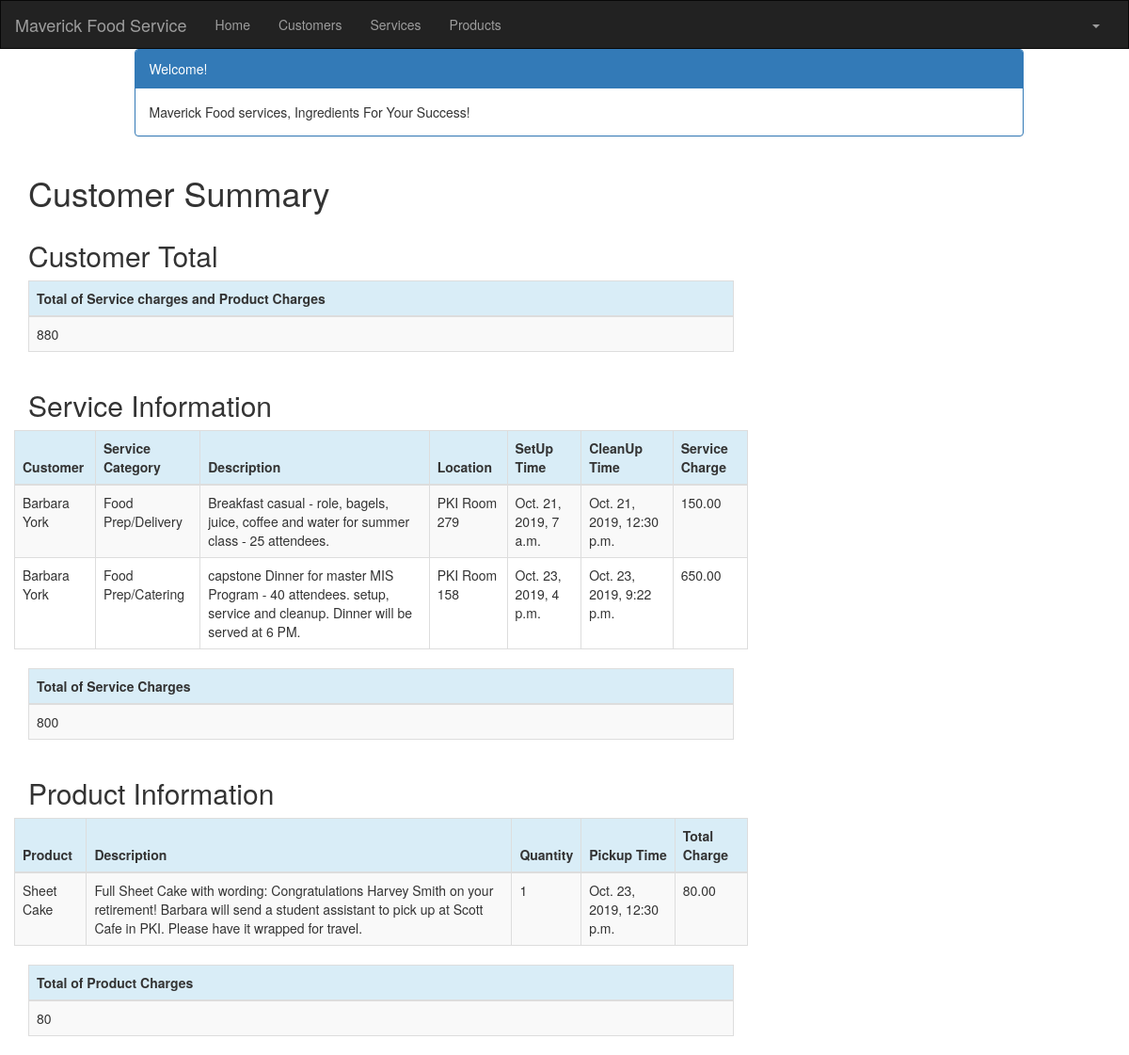
The page /customer/1/summary/ (signed in) on the database its author committed.
### crm/models.py (models this page shows, shortened)
class Service(models.Model):
    cust_name = models.ForeignKey(Customer, on_delete=models.CASCADE, related_name='services')
    service_category = models.CharField(max_length=100)
    description = models.TextField()
    location = models.CharField(max_length=200)
    setup_time = models.DateTimeField( default=timezone.now)
    cleanup_time = models.DateTimeField( default=timezone.now)
    service_charge = models.DecimalField(max_digits=10, decimal_places=2)
    created_date = models.DateTimeField( default=timezone.now)
    updated_date = models.DateTimeField(auto_now_add=True)

class Customer(models.Model):
    cust_name = models.CharField(max_length=50)
    organization = models.CharField(max_length=100, blank=True)
    role = models.CharField(max_length=100)
    email = models.EmailField(max_length=100)
    bldgroom = models.CharField(max_length=100)
    address = models.CharField(max_length=200)
    account_number = models.IntegerField(blank=False, null=False)
    city = models.CharField(max_length=50)
    state = models.CharField(max_length=50)
    zipcode = models.CharField(max_length=10)
    phone_number = models.CharField(max_length=50)
    created_date = models.DateTimeField(default=timezone.now)
    updated_date = models.DateTimeField(auto_now_add=True)
    def __str__(self):
        return str(self.cust_name)

class Product(models.Model):
    cust_name = models.ForeignKey(Customer, on_delete=models.CASCADE, related_name='products')
    product = models.CharField(max_length=100)
    p_description = models.TextField()
    quantity = models.IntegerField()
    pickup_time = models.DateTimeField( default=timezone.now)
    charge = models.DecimalField(max_digits=10, decimal_places=2)
    created_date = models.DateTimeField( default=timezone.now)
    updated_date = models.DateTimeField(auto_now_add=True)

### crm/views.py (the view)
# urls.py: path('customer/<int:pk>/summary/', views.summary, name='summary'),
@login_required
def summary(request, pk):
    customer = get_object_or_404(Customer, pk = pk)
    customers = Customer.objects.filter(created_date__lte = timezone.now())
    services = Service.objects.filter(cust_name = pk)
    products = Product.objects.filter(cust_name = pk)
    sum_service_charge = Service.objects.filter(cust_name = pk).aggregate(Sum('service_charge'))
    sum_product_charge = Product.objects.filter(cust_name = pk).aggregate(Sum('charge'))
    return render(request, 'crm/summary.html', {
        'customers': customers,
        'products': products,
        'services': services,
        'sum_service_charge': sum_service_charge,
        'sum_product_charge': sum_product_charge,
})

### crm/templates/crm/summary.html
{% extends 'crm/base.html' %}{% block content %}{% load mathfilters %} {% load humanize %}
<div class="container">
    <div class="row">
        <div class="col-md-10 col-md-offset-1">
            <div class="panel panel-primary">
                <div class="panel-heading">Welcome!</div>
                <div class="panel-body">
                    Maverick Food services, Ingredients For Your Success!
                </div>
            </div>
        </div>
    </div>
</div>
<div class="row">
    <h1 style="padding-left: 15Px">Customer Summary</h1>
</div>
    <div class="row">
        <h2 style="padding-left: 15Px">Customer Total</h2>
    </div>
 <table class="table table-striped table-bordered table-hover">
        <thead>
            <tr class="bg-info">
                <th>Total of Service charges and Product Charges</th>
            </tr>
        </thead>
        <tbody>
            <tr>
                <td> {% load l10n %}
                     {% localize on %}
                    {{sum_service_charge.service_charge__sum|add:sum_product_charge.charge__sum | intcomma}}</td>
                    {% endlocalize %}
            </tr>
        </tbody>
    </table>
    <div class="row">
        <h2 style="padding-left: 15Px">Service Information</h2>
    </div>
    <div class="row">
        <table class="table table-striped table-bordered table-hover">
            <thead>
            <tr class="bg-info">
                <th>Customer</th>
                <th>Service Category</th>
                <th>Description</th>
                <th>Location</th>
                <th>SetUp Time</th>
                <th>CleanUp Time</th>
                <th>Service Charge</th>
            </tr>
            </thead>
            <tbody>
            {% for service in services %}
                <tr>
                    <td>{{ service.cust_name }}</td>
                     <td>{{ service.service_category }}</td>
                    <td>{{ service.description }}</td>
                     <td>{{ service.location }}</td>
                     <td>{{ service.setup_time }}</td>
                    <td>{{ service.cleanup_time }}</td>
                    <td>{{ service.service_charge|intcomma }}</td>
                </tr>
            {% endfor %}
            </tbody>
        </table>
    </div>
        <table class="table table-striped table-bordered table-hover">
        <thead>
            <tr class="bg-info">
                <th>Total of Service Charges</th>
            </tr>
        </thead>
        <tbody>
            <tr>
               <td>{{ sum_service_charge.service_charge__sum|intcomma }}</td>
            </tr>
        </tbody>
    </table>
<div class="row">
    <h2 style="padding-left: 15Px">Product Information</h2>
</div>
<div class="row">
    <table class="table table-striped table-bordered table-hover">
        <thead>
            <tr class="bg-info">
                <th>Product</th>
                <th>Description</th>
                <th>Quantity</th>
                <th>Pickup Time</th>
                <th>Total Charge</th>
            </tr>
        </thead>
        <tbody>
            {% for product in products %}
            <tr>
                <td>{{ product.product }}</td>
                <td>{{ product.p_description }}</td>
                <td>{{ product.quantity|intcomma }}</td>
                <td>{{ product.pickup_time }}</td>
                <td>{{ product.charge|intcomma }}</td>
            </tr>
            {% endfor %}
        </tbody>
    </table>
</div>
<table class="table table-striped table-bordered table-hover">
    <thead>
        <tr class="bg-info">
            <th>Total of Product Charges</th>
        </tr>
    </thead>
    <tbody>
        <tr>
            <td>{{ sum_product_charge.charge__sum|intcomma }}</td>
        </tr>
    </tbody>
</table>
</div>
{% endblock %}

### crm/templates/crm/base.html (shortened to what this page needs)
<!DOCTYPE html>
{% load staticfiles %}
<html lang="en">
    <head>
        <link rel="stylesheet" href="https://maxcdn.bootstrapcdn.com/bootstrap/3.3.7/css/bootstrap.min.css">
    </head>
    <body id="app-layout">
        <nav class="navbar navbar-inverse">
            <div class="container-fluid">
                <div class="navbar-header">
                    <a class="navbar-brand" href="/"> Maverick Food Service </a>
                </div>
                <div class="collapse navbar-collapse" id="myNavbar">
                    <ul class="nav navbar-nav">
                        <li><a href="{% url 'crm:home' %}">Home</a></li>
                        <li><a href="{% url 'crm:customer_list' %}">Customers</a></li>
                        <li><a href="{% url 'crm:customer_list' %}">Services</a></li>
                        <li><a href="{% url 'crm:customer_list' %}">Products</a></li>
                    </ul>
                    <ul class="nav navbar-nav navbar-right">
                        {% if user.is_authenticated %}
                            <li class="dropdown">
                                <a href="#" class="dropdown-toggle" data-toggle="dropdown" role="button" aria-expanded="false">
                                    <span class="caret"></span>
                                </a>
                            </li>
                        {% else %}
                            <li>
                                <a href="{% url 'login' %}"><span class="glyphicon glyphicon-log-in"></span> Login</a>
                            </li>
                        {% endif %}
                    </ul>
                </div>
            </div>
        </nav>
        <div class="content container">
            <div class="row">
                <div class="col-md-8">
                    {% block content %}{% endblock %}
                </div>
            </div>
    </body>
</html>

### crm/templates/crm/base.html (style rules this page uses)
.navbar { margin-bottom: 0; border-radius: 0; }

### rows shown on the page
Service: cust_name "Barbara York", service_category "Food Prep/Delivery", description "Breakfast casual - role, bagels, juice, coffee and water for summer class - 25 attendees.", location "PKI Room 279", setup_time "Oct. 21, 2019, 7 a.m.", cleanup_time "Oct. 21, 2019, 12:30 p.m.", service_charge "150.00"
Service: cust_name "Barbara York", service_category "Food Prep/Catering", description "capstone Dinner for master MIS Program - 40 attendees. setup, service and cleanup. Dinner will be served at 6 PM.", location "PKI Room 158", setup_time "Oct. 23, 2019, 4 p.m.", cleanup_time "Oct. 23, 2019, 9:22 p.m.", service_charge "650.00"
Product: product "Sheet Cake", p_description "Full Sheet Cake with wording: Congratulations Harvey Smith on your retirement! Barbara will send a student assistant to pick up at Scott Cafe in PKI. Please have it wrapped for travel.", quantity "1", pickup_time "Oct. 23, 2019, 12:30 p.m.", charge "80.00"

### other values the page prints
{{ sum_service_charge.service_charge__sum|intcomma }} "800"
{{ sum_product_charge.charge__sum|intcomma }} "80"
